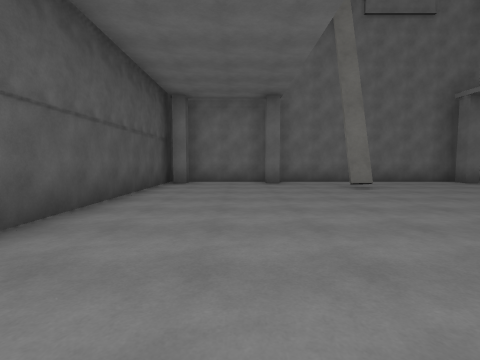
[1] (above)

22 first-person views from a walk through a Unity game level. The camera is 1.3 m above the floor, tilts 4° down and sees 85° across. The floor is counted in squares, 2 m on a side. Each view is taken from the middle of a square. On the plan, view 1 faces up. The plan holds only what a view shows up to about 9 squares ahead; the rest is blank. The player character is not drawn. Surface patterns are stand-ins for the level's own textures.

[2]
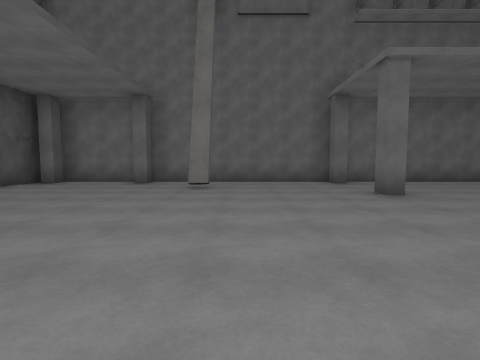

[3]
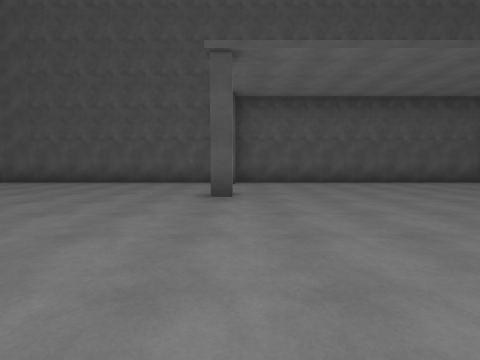

[4]
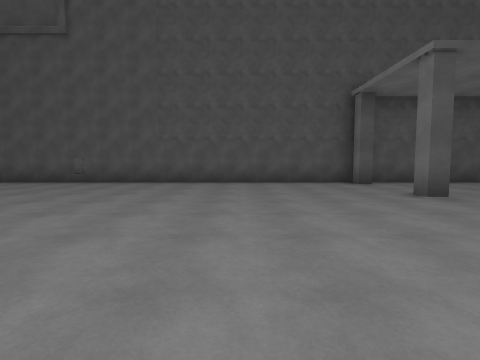

[5]
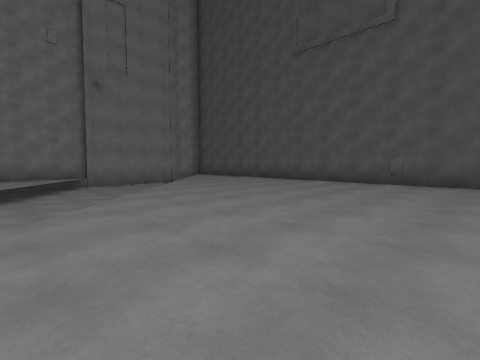

[6]
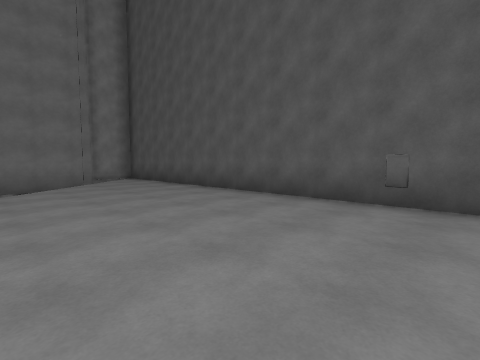

[7]
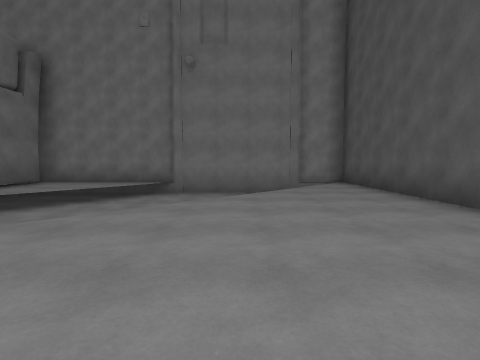

[8]
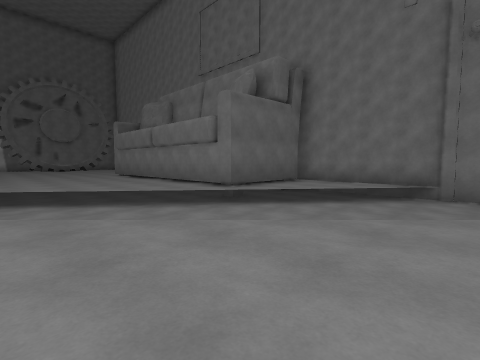

[9]
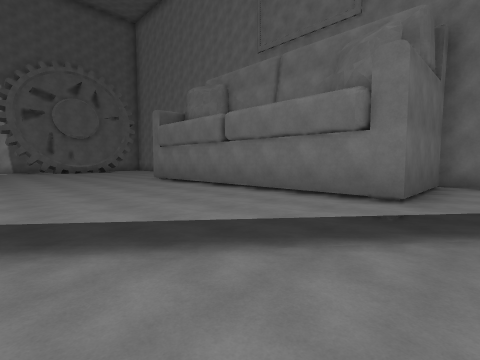

[10]
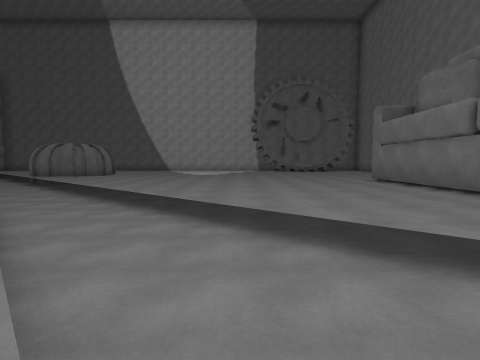

[11]
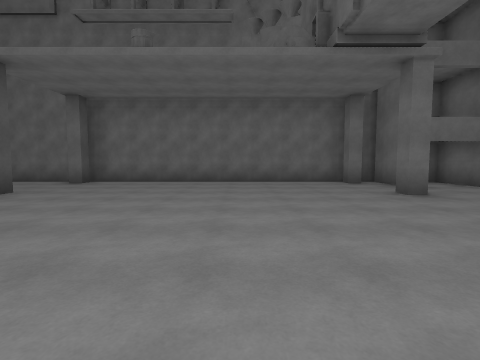

[12]
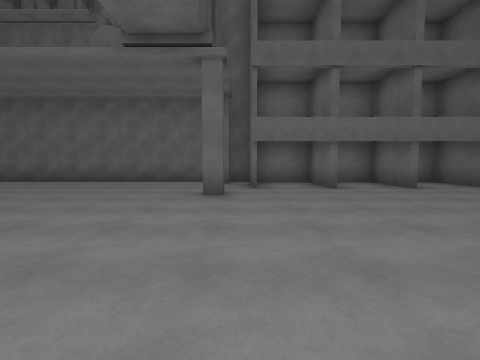

[13]
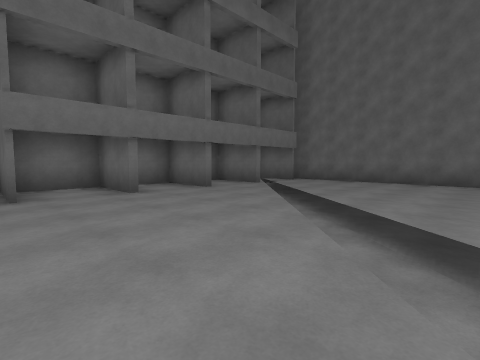

[14]
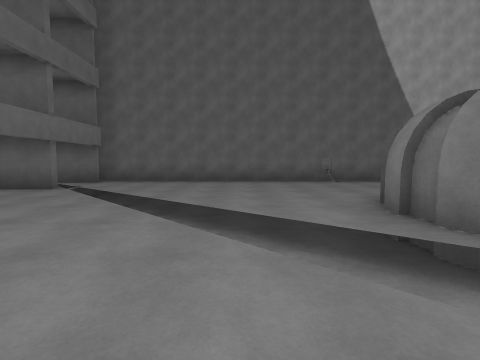

[15]
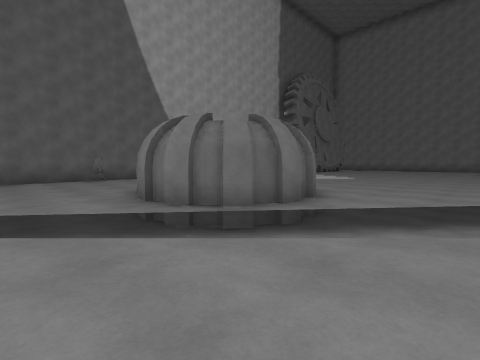

[16]
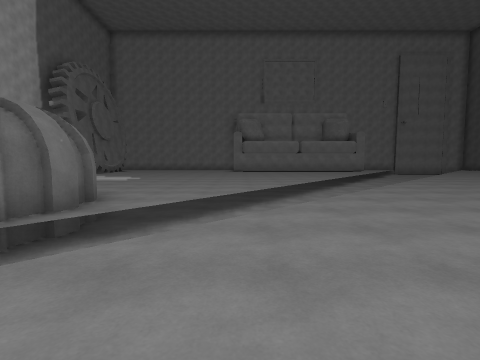

[17]
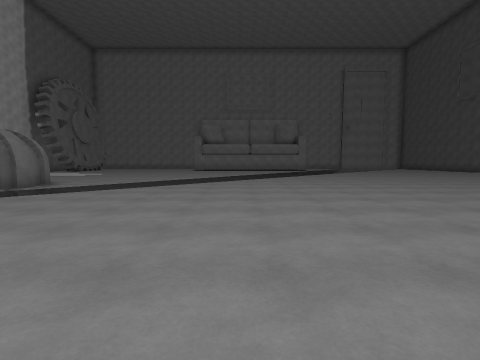

[18]
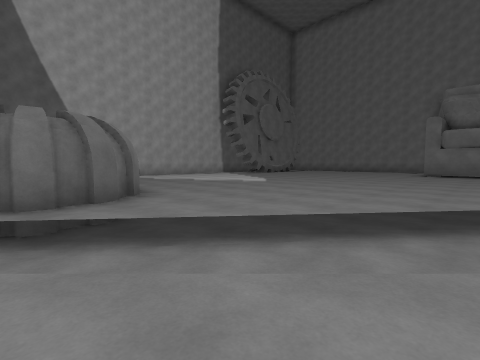

[19]
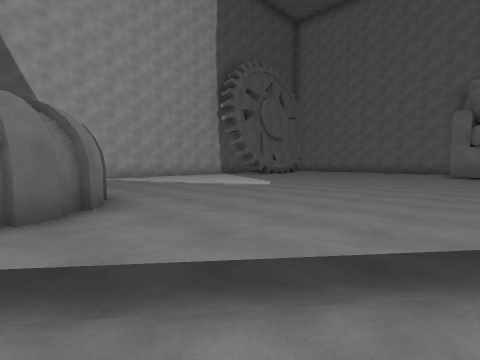

[20]
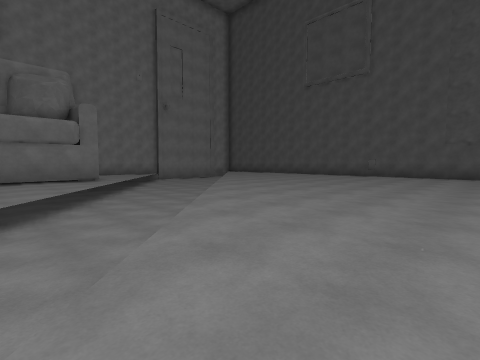

[21]
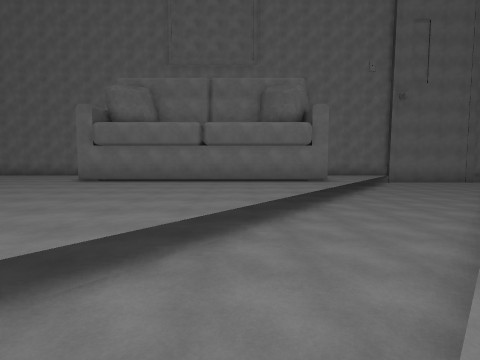

[22]
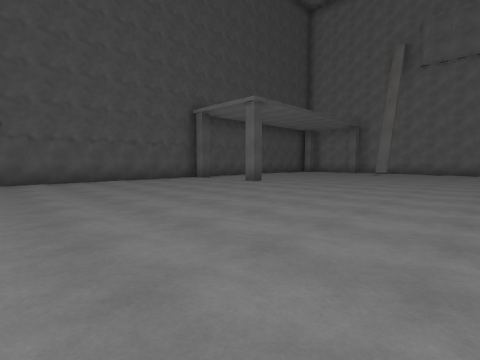

### Floor plan
Key: @ floor where view 1 was taken; # wall or solid block; . floor; v drop or lower ground.
Columns run from 3 left of view 1 to 25 right of it. Each row starts with its distance up from view 1.
  9  ####################### ##
  8 ##..#.....#........#.#.#..##
  7 #..................#.#.#..###
  6 #.....#.....................#
  5 #.........#.......#......v..#
  4 #.......................v...#
  3 #.......... ...........v....#
  2 #.......... ..........v.....#
  1 #....................v......#
  0 #..@................v###....#
 -1 ##..#..............vv#   ...#
 -2 #.................vv.#    ..#
 -3 #................vv..##     #
 -4 #...............vv.......
 -5 #..............vvv........
 -6 #.............vvv.........
 -7 #............vvv.........
 -8 #...........vvv.........
 -9 #..........vvv.........
-10 #.........vvvv........
-11 #........vvvv........
-12 #.......vvvv........
-13 #......vvvv.........
-14 #.....vvvv...........
-15 #....vvvvv#########..
-16 #... vvvv.#
-17 #..  vvv..#
-18 #.#vvv#####
-19 ###

Where each view was taken, in squares from view 1:
view 1: 0 up, 0 right, facing up
view 2: 0 up, 4 right, facing up
view 3: 0 up, 6 right, facing left
view 4: 4 down, 6 right, facing left
view 5: 7 down, 6 right, facing down-left
view 6: 8 down, 2 right, facing down-left
view 7: 10 down, 1 right, facing down
view 8: 10 down, 2 right, facing down-right
view 9: 10 down, 6 right, facing down-right
view 10: 10 down, 6 right, facing right
view 11: 0 up, 12 right, facing up
view 12: 0 up, 16 right, facing up
view 13: 1 up, 16 right, facing up-right
view 14: 2 up, 16 right, facing right
view 15: 2 up, 15 right, facing down-right
view 16: 2 up, 15 right, facing down
view 17: 5 up, 12 right, facing down
view 18: 1 down, 13 right, facing down-right
view 19: 2 down, 14 right, facing down-right
view 20: 5 down, 10 right, facing down-left
view 21: 6 down, 10 right, facing down
view 22: 7 down, 7 right, facing up-left
